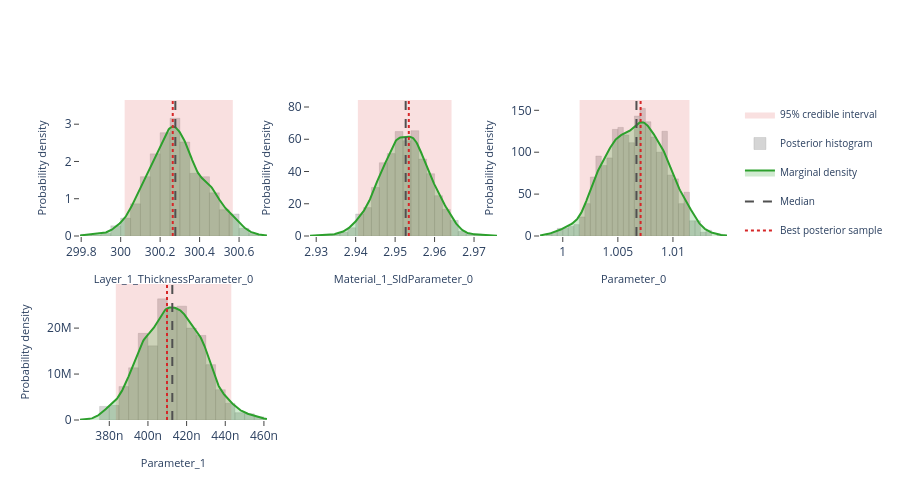

Notebook source saved alongside this figure:
### Markdown cell above
## Interactive posterior plots

The next three cells render the same Plotly figures that are shown on the
Bayesian Posterior tab of the EasyReflectometryApp:

* **Marginals** — per-parameter distribution: histogram + smooth KDE marginal,
  shaded 95% credible interval, and median / best-sample lines
  (`plot_distribution` or `posterior.distribution()`)
* **Corner plot** — pairwise marginals + 2-D contours + scatter (`plot_corner`)
* **Traces** — per-chain trace + marginal histogram (`plot_trace`)

The standalone helpers are called with ``return_figure=True`` so they return a
Plotly ``Figure`` that we render in the notebook with ``fig.show()``; the
``PosteriorResults`` methods return the figure directly.

### Code cell
# ---- Marginal posterior distributions ---------------------------------------
# One panel per free parameter, each overlaying the posterior histogram, a
# smooth Gaussian-KDE marginal, the shaded 95% credible interval, and the
# median / best-sample reference lines.  Mirrors the "Marginals" sub-tab in
# the EasyReflectometryApp.

# The PosteriorResults method passes ``logp`` through automatically so the
# best posterior sample (MAP) line is drawn:
fig = posterior.distribution()
fig.show()

# Standalone equivalent (pass ``logp`` to get the best-sample line):
# fig = plot_distribution(
#     posterior.draws,
#     posterior.param_names,
#     logp=posterior.logp,
#     return_figure=True,
# )
# fig.show()

### Figure 1 — Plotly figure (JSON) as saved in the notebook; plotly's stock layout.template omitted (floating-point values rounded to 4 significant figures; data arrays with more than 128 entries replaced by an {"elided": "..."} marker saying what was removed)
{"data": [{"fill": "toself", "fillcolor": "rgba(214, 39, 40, 0.14)", "hoverinfo": "skip", "legendgroup": "95% credible interval", "line": {"color": "rgba(214, 39, 40, 0.14)", "width": 0}, "mode": "lines", "name": "95% credible interval", "showlegend": true, "type": "scatter", "x": [300.0, 300.6, 300.6, 300.0, 300.0], "xaxis": "x", "y": [0.0, 0.0, 3.649, 3.649, 0.0], "yaxis": "y"}, {"histnorm": "probability density", "hovertemplate": "sample=%{x:.4f}<br>density: %{y:.2f}<extra></extra>", "legendgroup": "histogram", "marker": {"color": "rgba(120, 120, 120, 0.38)", "line": {"color": "rgba(120, 120, 120, 0.24)", "width": 1}}, "name": "Posterior histogram", "nbinsx": 40, "opacity": 0.82, "showlegend": true, "type": "histogram", "x": {"elided": "880 float values"}, "xaxis": "x", "yaxis": "y"}, {"fill": "tozeroy", "fillcolor": "rgba(44, 160, 44, 0.22)", "hovertemplate": "Layer_1_ThicknessParameter_0: %{x:.4f}<br>density: %{y:.4f}<extra></extra>", "legendgroup": "marginal", "line": {"color": "rgb(44, 160, 44)", "width": 2}, "mode": "lines", "name": "Marginal density", "showlegend": true, "type": "scatter", "x": {"elided": "256 float values"}, "xaxis": "x", "y": {"elided": "256 float values"}, "yaxis": "y"}, {"hovertemplate": "Median: %{x:.4f}<extra></extra>", "legendgroup": "Median", "line": {"color": "rgb(80, 80, 80)", "dash": "dash", "width": 2}, "mode": "lines", "name": "Median", "showlegend": true, "type": "scatter", "x": [300.3, 300.3], "xaxis": "x", "y": [0.0, 3.649], "yaxis": "y"}, {"hovertemplate": "Best posterior sample: %{x:.4f}<extra></extra>", "legendgroup": "Best posterior sample", "line": {"color": "rgb(214, 39, 40)", "dash": "dot", "width": 2}, "mode": "lines", "name": "Best posterior sample", "showlegend": true, "type": "scatter", "x": [300.3, 300.3], "xaxis": "x", "y": [0.0, 3.649], "yaxis": "y"}, {"fill": "toself", "fillcolor": "rgba(214, 39, 40, 0.14)", "hoverinfo": "skip", "legendgroup": "95% credible interval", "line": {"color": "rgba(214, 39, 40, 0.14)", "width": 0}, "mode": "lines", "name": "95% credible interval", "showlegend": false, "type": "scatter", "x": [2.941, 2.964, 2.964, 2.941, 2.941], "xaxis": "x2", "y": [0.0, 0.0, 84.35, 84.35, 0.0], "yaxis": "y2"}, {"histnorm": "probability density", "hovertemplate": "sample=%{x:.4f}<br>density: %{y:.2f}<extra></extra>", "legendgroup": "histogram", "marker": {"color": "rgba(120, 120, 120, 0.38)", "line": {"color": "rgba(120, 120, 120, 0.24)", "width": 1}}, "name": "Posterior histogram", "nbinsx": 40, "opacity": 0.82, "showlegend": false, "type": "histogram", "x": {"elided": "880 float values"}, "xaxis": "x2", "yaxis": "y2"}, {"fill": "tozeroy", "fillcolor": "rgba(44, 160, 44, 0.22)", "hovertemplate": "Material_1_SldParameter_0: %{x:.4f}<br>density: %{y:.4f}<extra></extra>", "legendgroup": "marginal", "line": {"color": "rgb(44, 160, 44)", "width": 2}, "mode": "lines", "name": "Marginal density", "showlegend": false, "type": "scatter", "x": {"elided": "256 float values"}, "xaxis": "x2", "y": {"elided": "256 float values"}, "yaxis": "y2"}, {"hovertemplate": "Median: %{x:.4f}<extra></extra>", "legendgroup": "Median", "line": {"color": "rgb(80, 80, 80)", "dash": "dash", "width": 2}, "mode": "lines", "name": "Median", "showlegend": false, "type": "scatter", "x": [2.953, 2.953], "xaxis": "x2", "y": [0.0, 84.35], "yaxis": "y2"}, {"hovertemplate": "Best posterior sample: %{x:.4f}<extra></extra>", "legendgroup": "Best posterior sample", "line": {"color": "rgb(214, 39, 40)", "dash": "dot", "width": 2}, "mode": "lines", "name": "Best posterior sample", "showlegend": false, "type": "scatter", "x": [2.953, 2.953], "xaxis": "x2", "y": [0.0, 84.35], "yaxis": "y2"}, {"fill": "toself", "fillcolor": "rgba(214, 39, 40, 0.14)", "hoverinfo": "skip", "legendgroup": "95% credible interval", "line": {"color": "rgba(214, 39, 40, 0.14)", "width": 0}, "mode": "lines", "name": "95% credible interval", "showlegend": false, "type": "scatter", "x": [1.002, 1.011, 1.011, 1.002, 1.002], "xaxis": "x3", "y": [0.0, 0.0, 162.3, 162.3, 0.0], "yaxis": "y3"}, {"histnorm": "probability density", "hovertemplate": "sample=%{x:.4f}<br>density: %{y:.2f}<extra></extra>", "legendgroup": "histogram", "marker": {"color": "rgba(120, 120, 120, 0.38)", "line": {"color": "rgba(120, 120, 120, 0.24)", "width": 1}}, "name": "Posterior histogram", "nbinsx": 40, "opacity": 0.82, "showlegend": false, "type": "histogram", "x": {"elided": "880 float values"}, "xaxis": "x3", "yaxis": "y3"}, {"fill": "tozeroy", "fillcolor": "rgba(44, 160, 44, 0.22)", "hovertemplate": "Parameter_0: %{x:.4f}<br>density: %{y:.4f}<extra></extra>", "legendgroup": "marginal", "line": {"color": "rgb(44, 160, 44)", "width": 2}, "mode": "lines", "name": "Marginal density", "showlegend": false, "type": "scatter", "x": {"elided": "256 float values"}, "xaxis": "x3", "y": {"elided": "256 float values"}, "yaxis": "y3"}, {"hovertemplate": "Median: %{x:.4f}<extra></extra>", "legendgroup": "Median", "line": {"color": "rgb(80, 80, 80)", "dash": "dash", "width": 2}, "mode": "lines", "name": "Median", "showlegend": false, "type": "scatter", "x": [1.007, 1.007], "xaxis": "x3", "y": [0.0, 162.3], "yaxis": "y3"}, {"hovertemplate": "Best posterior sample: %{x:.4f}<extra></extra>", "legendgroup": "Best posterior sample", "line": {"color": "rgb(214, 39, 40)", "dash": "dot", "width": 2}, "mode": "lines", "name": "Best posterior sample", "showlegend": false, "type": "scatter", "x": [1.007, 1.007], "xaxis": "x3", "y": [0.0, 162.3], "yaxis": "y3"}, {"fill": "toself", "fillcolor": "rgba(214, 39, 40, 0.14)", "hoverinfo": "skip", "legendgroup": "95% credible interval", "line": {"color": "rgba(214, 39, 40, 0.14)", "width": 0}, "mode": "lines", "name": "95% credible interval", "showlegend": false, "type": "scatter", "x": [3.834e-07, 4.431e-07, 4.431e-07, 3.834e-07, 3.834e-07], "xaxis": "x4", "y": [0.0, 0.0, 29600000.0, 29600000.0, 0.0], "yaxis": "y4"}, {"histnorm": "probability density", "hovertemplate": "sample=%{x:.4f}<br>density: %{y:.2f}<extra></extra>", "legendgroup": "histogram", "marker": {"color": "rgba(120, 120, 120, 0.38)", "line": {"color": "rgba(120, 120, 120, 0.24)", "width": 1}}, "name": "Posterior histogram", "nbinsx": 40, "opacity": 0.82, "showlegend": false, "type": "histogram", "x": {"elided": "880 float values"}, "xaxis": "x4", "yaxis": "y4"}, {"fill": "tozeroy", "fillcolor": "rgba(44, 160, 44, 0.22)", "hovertemplate": "Parameter_1: %{x:.4f}<br>density: %{y:.4f}<extra></extra>", "legendgroup": "marginal", "line": {"color": "rgb(44, 160, 44)", "width": 2}, "mode": "lines", "name": "Marginal density", "showlegend": false, "type": "scatter", "x": {"elided": "256 float values"}, "xaxis": "x4", "y": {"elided": "256 float values"}, "yaxis": "y4"}, {"hovertemplate": "Median: %{x:.4f}<extra></extra>", "legendgroup": "Median", "line": {"color": "rgb(80, 80, 80)", "dash": "dash", "width": 2}, "mode": "lines", "name": "Median", "showlegend": false, "type": "scatter", "x": [4.126e-07, 4.126e-07], "xaxis": "x4", "y": [0.0, 29600000.0], "yaxis": "y4"}, {"hovertemplate": "Best posterior sample: %{x:.4f}<extra></extra>", "legendgroup": "Best posterior sample", "line": {"color": "rgb(214, 39, 40)", "dash": "dot", "width": 2}, "mode": "lines", "name": "Best posterior sample", "showlegend": false, "type": "scatter", "x": [4.099e-07, 4.099e-07], "xaxis": "x4", "y": [0.0, 29600000.0], "yaxis": "y4"}], "layout": {"barmode": "overlay", "height": 500, "legend": {"font": {"size": 10}}, "plot_bgcolor": "white", "showlegend": true, "xaxis": {"anchor": "y", "domain": [0.0, 0.2889], "range": [299.8, 300.7], "showgrid": false, "ticks": "outside", "title": {"font": {"size": 11}, "text": "Layer_1_ThicknessParameter_0"}, "zeroline": false}, "xaxis2": {"anchor": "y2", "domain": [0.3556, 0.6444], "range": [2.928, 2.976], "showgrid": false, "ticks": "outside", "title": {"font": {"size": 11}, "text": "Material_1_SldParameter_0"}, "zeroline": false}, "xaxis3": {"anchor": "y3", "domain": [0.7111, 1.0], "range": [0.9979, 1.015], "showgrid": false, "ticks": "outside", "title": {"font": {"size": 11}, "text": "Parameter_0"}, "zeroline": false}, "xaxis4": {"anchor": "y4", "domain": [0.0, 0.2889], "range": [3.648e-07, 4.615e-07], "showgrid": false, "ticks": "outside", "title": {"font": {"size": 11}, "text": "Parameter_1"}, "zeroline": false}, "xaxis5": {"anchor": "y5", "domain": [0.3556, 0.6444], "showgrid": false, "ticks": "outside", "zeroline": false}, "xaxis6": {"anchor": "y6", "domain": [0.7111, 1.0], "showgrid": false, "ticks": "outside", "zeroline": false}, "yaxis": {"anchor": "x", "domain": [0.575, 1.0], "range": [0.0, 3.649], "showgrid": false, "ticks": "outside", "title": {"font": {"size": 11}, "text": "Probability density"}, "zeroline": false}, "yaxis2": {"anchor": "x2", "domain": [0.575, 1.0], "range": [0.0, 84.35], "showgrid": false, "ticks": "outside", "title": {"font": {"size": 11}, "text": "Probability density"}, "zeroline": false}, "yaxis3": {"anchor": "x3", "domain": [0.575, 1.0], "range": [0.0, 162.3], "showgrid": false, "ticks": "outside", "title": {"font": {"size": 11}, "text": "Probability density"}, "zeroline": false}, "yaxis4": {"anchor": "x4", "domain": [0.0, 0.425], "range": [0.0, 29600000.0], "showgrid": false, "ticks": "outside", "title": {"font": {"size": 11}, "text": "Probability density"}, "zeroline": false}, "yaxis5": {"anchor": "x5", "domain": [0.0, 0.425], "showgrid": false, "ticks": "outside", "zeroline": false}, "yaxis6": {"anchor": "x6", "domain": [0.0, 0.425], "showgrid": false, "ticks": "outside", "zeroline": false}}}
